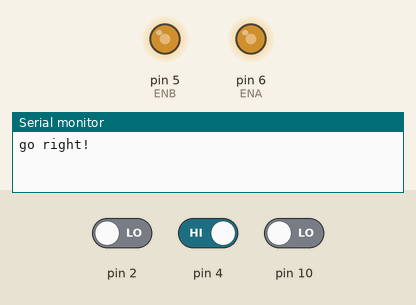
Simulated run of this sketch. Board: Arduino Uno, built with avr-gcc and run on an emulated ATmega328P. Shown: output pins drawn as LEDs (lit = HIGH), the last lines printed to the serial monitor. Inputs (shaded band) come from the test bench; at power-on: pin 10 LOW, pin 2 LOW, pin 4 HIGH.

Above: at 1.2 s.
1.3 s: pin 10 driven HIGH
2.8 s: pin 2 driven HIGH
At 3.3 s:
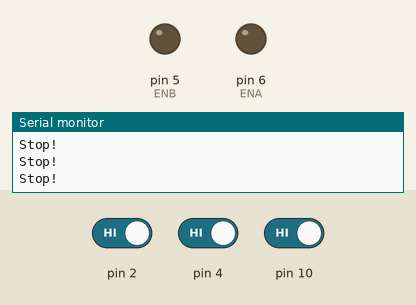
4.3 s: pin 4 driven LOW
At 5.0 s:
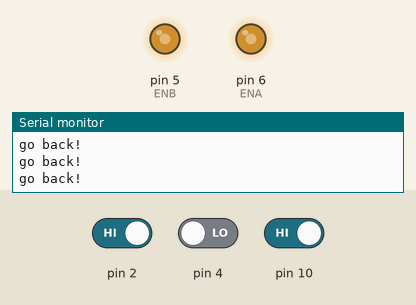
6.2 s: pin 4 driven HIGH
At 7.4 s:
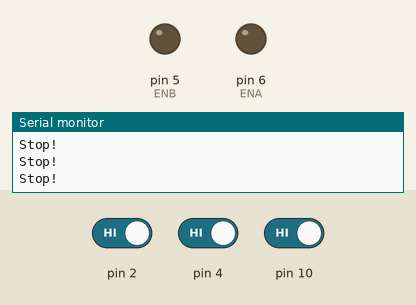
7.7 s: pin 2 driven LOW
At 8.2 s:
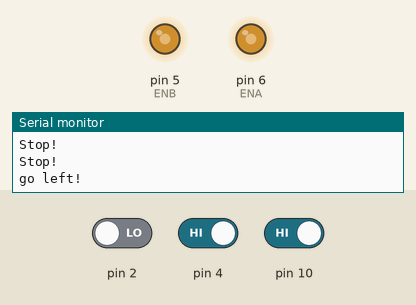
9.2 s: pin 2 driven HIGH and pin 4 driven LOW
Timing chart, 0 to 12.2 s (numbered marks = the images above; inputs shaded):
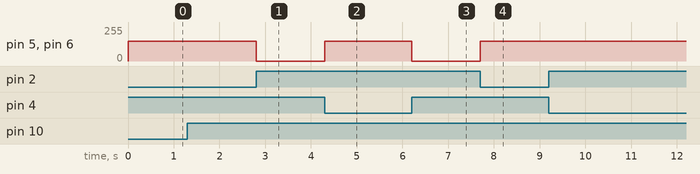

Measured:
- after the input at 2.8 s, pin 5 (ENB), pin 6 (ENA): 150/255 → 0/255 at once
- after the input at 4.3 s, pin 5 (ENB), pin 6 (ENA): 0/255 → 150/255 at once
- after the input at 6.2 s, pin 5 (ENB), pin 6 (ENA): 150/255 → 0/255 at once
- after the input at 7.7 s, pin 5 (ENB), pin 6 (ENA): 0/255 → 150/255 at once

The sketch:

Line_tracking_car.ino
```cpp
//www.elegoo.com

//Line Tracking IO define
#define LT_R !digitalRead(10)
#define LT_M !digitalRead(4)
#define LT_L !digitalRead(2)

#define ENB 5
#define IN1 7
#define IN2 8
#define IN3 9
#define IN4 11
#define ENA 6

#define carSpeed 150

void back(){
  analogWrite(ENA, carSpeed);
  analogWrite(ENB, carSpeed);
  digitalWrite(IN1, HIGH);
  digitalWrite(IN2, LOW);
  digitalWrite(IN3, LOW);
  digitalWrite(IN4, HIGH);
  Serial.println("go forward!");
}

void forward(){
  analogWrite(ENA, carSpeed);
  analogWrite(ENB, carSpeed);
  digitalWrite(IN1, LOW);
  digitalWrite(IN2, HIGH);
  digitalWrite(IN3, HIGH);
  digitalWrite(IN4, LOW);
  Serial.println("go back!");
}

void left(){
  analogWrite(ENA, carSpeed);
  analogWrite(ENB, carSpeed);
  digitalWrite(IN1, LOW);
  digitalWrite(IN2, HIGH);
  digitalWrite(IN3, LOW);
  digitalWrite(IN4, HIGH);
  Serial.println("go left!");
}

void right(){
  analogWrite(ENA, carSpeed);
  analogWrite(ENB, carSpeed);
  digitalWrite(IN1, HIGH);
  digitalWrite(IN2, LOW);
  digitalWrite(IN3, HIGH);
  digitalWrite(IN4, LOW);
  Serial.println("go right!");
}

void stop(){
   digitalWrite(ENA, LOW);
   digitalWrite(ENB, LOW);
   Serial.println("Stop!");
}

void setup(){
  Serial.begin(9600);
}

void loop() {
  if(LT_M){
    forward();
  }
  else if(LT_R) {
    right();
    while(LT_R);
  }
  else if(LT_L) {
    left();
    while(LT_L);
  }
  else {
    // If no sensors (Middle, Right, or Left) see the black line, stop the car
    stop();
  }
}
```
